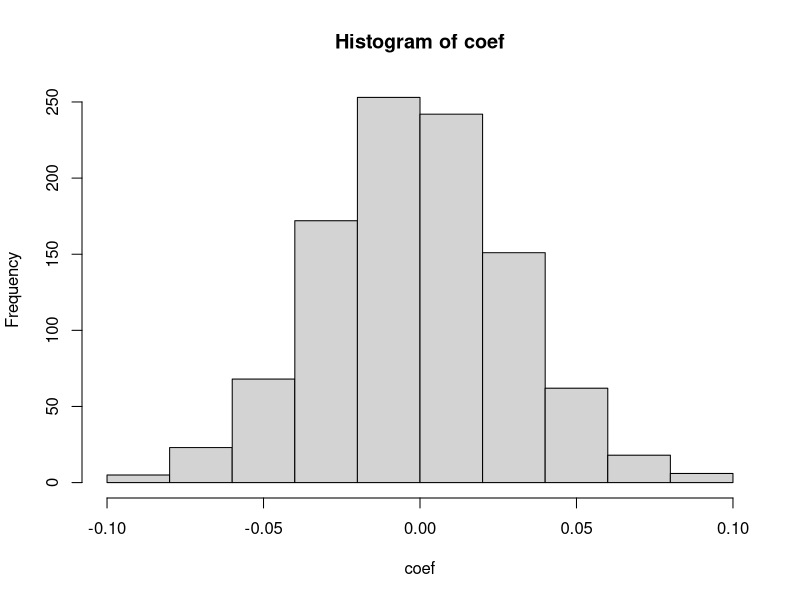
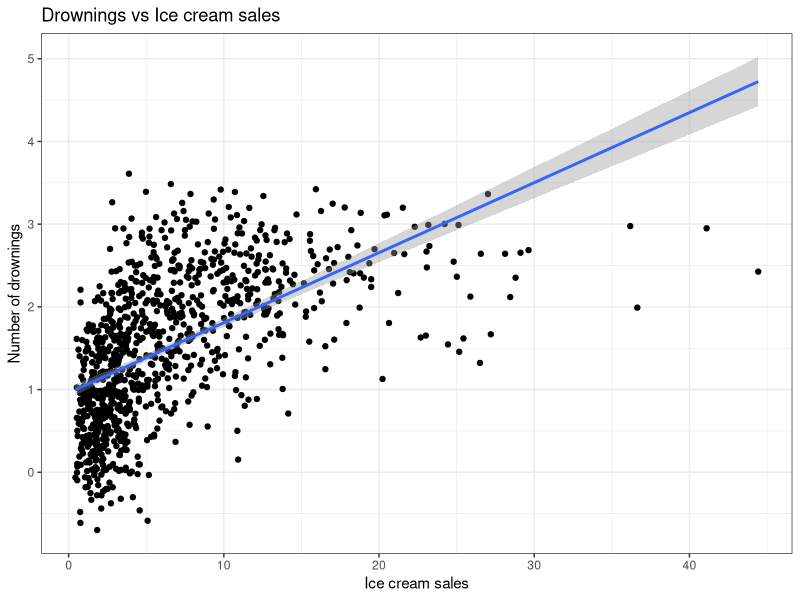
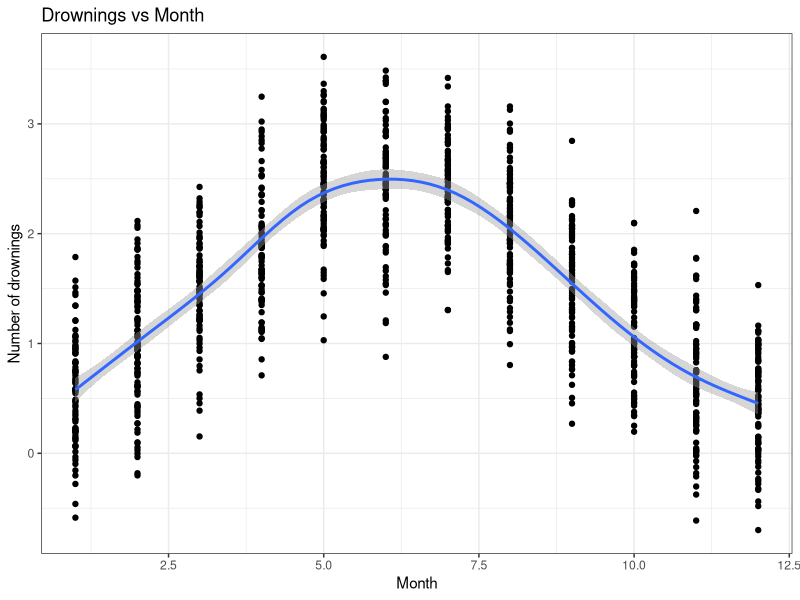

The R source for these figures, in order: (Note: this script raises an error after producing the figures.)
# Christian Vedel
# Created: 2025-12-04
# Purpose: Simulate some data for examples

# ==== Libraries =====
library(tidyverse)

# ==== Make data ====
gen_data = function(capN = 1000){
  month = sample(1:12, capN, replace = TRUE)
  
  # Sinodial'ish function of month
  weather = 15 + 10 * sin((month - 3) / 12 * 2 * pi) + rnorm(capN, mean = 0, sd = 5)
  
  # Ice creams as function of weather
  icecream = exp(0.1 * weather + rnorm(capN, mean = 0, sd = 0.2))
  
  # Drownings as function of month
  drownings = (15 + 10 * sin((month - 3) / 12 * 2 * pi) + rnorm(capN, mean = 0, sd = 5))*0.1
  
  data.frame(
    month = month,
    weather = weather,
    icecream = icecream,
    drownings = drownings
  )

}

# Test data generation
set.seed(20)
df = gen_data(1000)

# Test correlation
mod1 = lm(drownings ~ log(icecream), data = df)
mod2 = lm(drownings ~ log(icecream) + factor(month), data = df)
mod3 = lm(drownings ~ log(icecream) + weather, data = df) # Proxy

summary(mod1)
summary(mod2)
summary(mod3)

# Test unbiasedness
set.seed(20)
coef = c()
for(i in 1:1000){
  dat = gen_data(1000)
  mod = lm(drownings ~ log(icecream) + factor(month), data = dat)
  coef = c(coef, coef(mod)[2])
}
coef %>% mean()
hist(coef)

# ==== Plots ====
p1 = df %>%
  ggplot(aes(x = icecream, y = drownings)) +
  geom_point() +
  geom_smooth(method = "lm") +
  labs(title = "Drownings vs Ice cream sales",
       x = "Ice cream sales",
       y = "Number of drownings") +
  theme_bw()

p2 = df %>%
  ggplot(aes(x = month, y = drownings)) +
  geom_point() +
  geom_smooth() +
  labs(title = "Drownings vs Month",
       x = "Month",
       y = "Number of drownings") +
  theme_bw()

ggsave("Figures/Icecream_drownings.png", plot = p1, width = 5, height = 4)
ggsave("Figures/Drownings_month.png", plot = p2, width = 5, height = 4)

# ==== Save data =====
df %>% write_csv("Code/Icecream_kills.csv")
